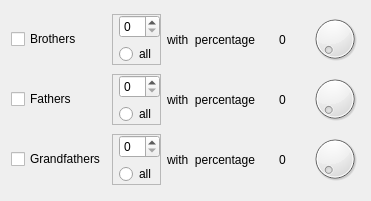
        <widget class="QWidget" name="gridLayoutWidget">
         <property name="geometry">
          <rect>
           <x>10</x>
           <y>150</y>
           <width>371</width>
           <height>201</height>
          </rect>
         </property>
         <layout class="QGridLayout" name="gridLayout_2">
          <item row="1" column="3" alignment="Qt::AlignHCenter">
           <widget class="QLabel" name="label_13">
            <property name="text">
             <string>0</string>
            </property>
           </widget>
          </item>
          <item row="0" column="3" alignment="Qt::AlignHCenter">
           <widget class="QLabel" name="label_10">
            <property name="text">
             <string>0</string>
            </property>
           </widget>
          </item>
          <item row="0" column="0">
           <widget class="QCheckBox" name="checkBox">
            <property name="text">
             <string>Brothers</string>
            </property>
           </widget>
          </item>
          <item row="1" column="4">
           <widget class="QDial" name="dial_3">
            <property name="sizePolicy">
             <sizepolicy hsizetype="Fixed" vsizetype="Minimum">
              <horstretch>1</horstretch>
              <verstretch>1</verstretch>
             </sizepolicy>
            </property>
            <property name="maximumSize">
             <size>
              <width>50</width>
              <height>50</height>
             </size>
            </property>
           </widget>
          </item>
          <item row="0" column="2">
           <widget class="QLabel" name="label_9">
            <property name="text">
             <string>with  percentage</string>
            </property>
           </widget>
          </item>
          <item row="0" column="4">
           <widget class="QDial" name="dial_2">
            <property name="sizePolicy">
             <sizepolicy hsizetype="Fixed" vsizetype="Minimum">
              <horstretch>1</horstretch>
              <verstretch>1</verstretch>
             </sizepolicy>
            </property>
            <property name="maximumSize">
             <size>
              <width>50</width>
              <height>50</height>
             </size>
            </property>
           </widget>
          </item>
          <item row="1" column="2">
           <widget class="QLabel" name="label_11">
            <property name="text">
             <string>with  percentage</string>
            </property>
           </widget>
          </item>
          <item row="1" column="0">
           <widget class="QCheckBox" name="checkBox_2">
            <property name="text">
             <string>Fathers</string>
            </property>
           </widget>
          </item>
          <item row="0" column="1">
           <widget class="QFrame" name="frame">
            <property name="frameShape">
             <enum>QFrame::StyledPanel</enum>
            </property>
            <property name="frameShadow">
             <enum>QFrame::Raised</enum>
            </property>
            <layout class="QVBoxLayout" name="verticalLayout_10">
             <property name="leftMargin">
              <number>6</number>
             </property>
             <property name="topMargin">
              <number>0</number>
             </property>
             <property name="rightMargin">
              <number>0</number>
             </property>
             <property name="bottomMargin">
              <number>0</number>
             </property>
             <item>
              <widget class="QSpinBox" name="spinBox">
               <property name="sizePolicy">
                <sizepolicy hsizetype="Fixed" vsizetype="Fixed">
                 <horstretch>0</horstretch>
                 <verstretch>0</verstretch>
                </sizepolicy>
               </property>
              </widget>
             </item>
             <item>
              <widget class="QRadioButton" name="radioButton">
               <property name="text">
                <string>all</string>
               </property>
              </widget>
             </item>
            </layout>
           </widget>
          </item>
          <item row="1" column="1">
           <widget class="QFrame" name="frame_2">
            <property name="frameShape">
             <enum>QFrame::StyledPanel</enum>
            </property>
            <property name="frameShadow">
             <enum>QFrame::Raised</enum>
            </property>
            <layout class="QVBoxLayout" name="verticalLayout_11">
             <property name="leftMargin">
              <number>6</number>
             </property>
             <property name="topMargin">
              <number>0</number>
             </property>
             <property name="rightMargin">
              <number>0</number>
             </property>
             <property name="bottomMargin">
              <number>0</number>
             </property>
             <item>
              <widget class="QSpinBox" name="spinBox_2">
               <property name="sizePolicy">
                <sizepolicy hsizetype="Fixed" vsizetype="Fixed">
                 <horstretch>0</horstretch>
                 <verstretch>0</verstretch>
                </sizepolicy>
               </property>
              </widget>
             </item>
             <item>
              <widget class="QRadioButton" name="radioButton_2">
               <property name="text">
                <string>all</string>
               </property>
              </widget>
             </item>
            </layout>
           </widget>
          </item>
          <item row="2" column="0">
           <widget class="QCheckBox" name="checkBox_3">
            <property name="text">
             <string>Grandfathers</string>
            </property>
           </widget>
          </item>
          <item row="2" column="1">
           <widget class="QFrame" name="frame_3">
            <property name="frameShape">
             <enum>QFrame::StyledPanel</enum>
            </property>
            <property name="frameShadow">
             <enum>QFrame::Raised</enum>
            </property>
            <layout class="QVBoxLayout" name="verticalLayout_12">
             <property name="leftMargin">
              <number>6</number>
             </property>
             <property name="topMargin">
              <number>0</number>
             </property>
             <property name="rightMargin">
              <number>0</number>
             </property>
             <property name="bottomMargin">
              <number>0</number>
             </property>
             <item>
              <widget class="QSpinBox" name="spinBox_3">
               <property name="sizePolicy">
                <sizepolicy hsizetype="Fixed" vsizetype="Fixed">
                 <horstretch>0</horstretch>
                 <verstretch>0</verstretch>
                </sizepolicy>
               </property>
              </widget>
             </item>
             <item>
              <widget class="QRadioButton" name="radioButton_3">
               <property name="text">
                <string>all</string>
               </property>
              </widget>
             </item>
            </layout>
           </widget>
          </item>
          <item row="2" column="2">
           <widget class="QLabel" name="label_14">
            <property name="text">
             <string>with  percentage</string>
            </property>
           </widget>
          </item>
          <item row="2" column="3" alignment="Qt::AlignHCenter">
           <widget class="QLabel" name="label_15">
            <property name="text">
             <string>0</string>
            </property>
           </widget>
          </item>
          <item row="2" column="4">
           <widget class="QDial" name="dial_4">
            <property name="sizePolicy">
             <sizepolicy hsizetype="Fixed" vsizetype="Minimum">
              <horstretch>1</horstretch>
              <verstretch>1</verstretch>
             </sizepolicy>
            </property>
            <property name="maximumSize">
             <size>
              <width>50</width>
              <height>50</height>
             </size>
            </property>
           </widget>
          </item>
         </layout>
        </widget>
